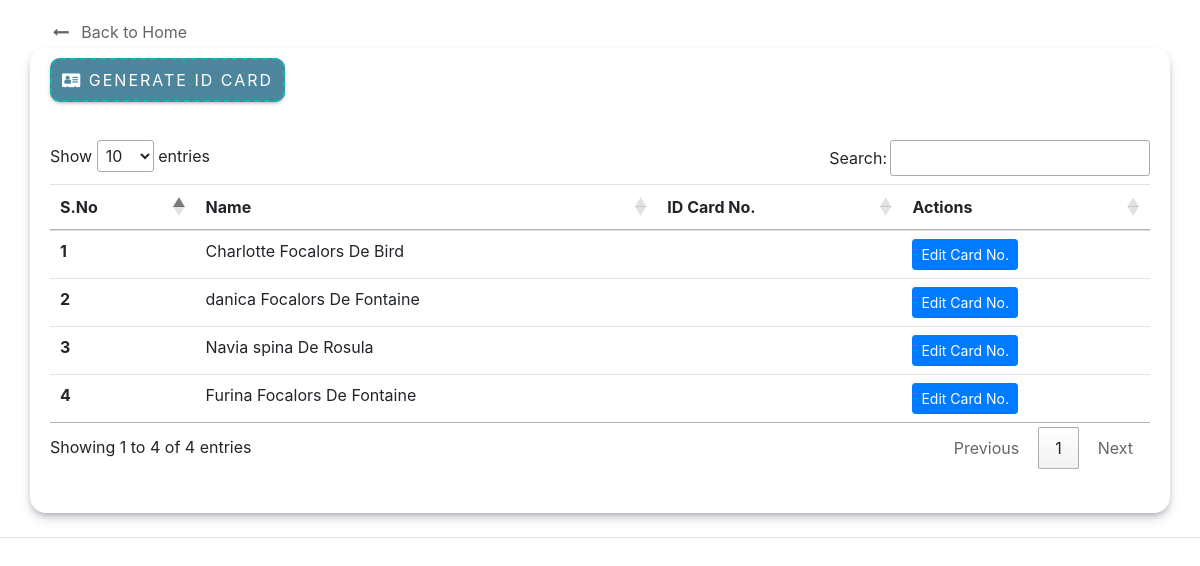
Page /admin/Idsystem/index.php on the earlier database version.
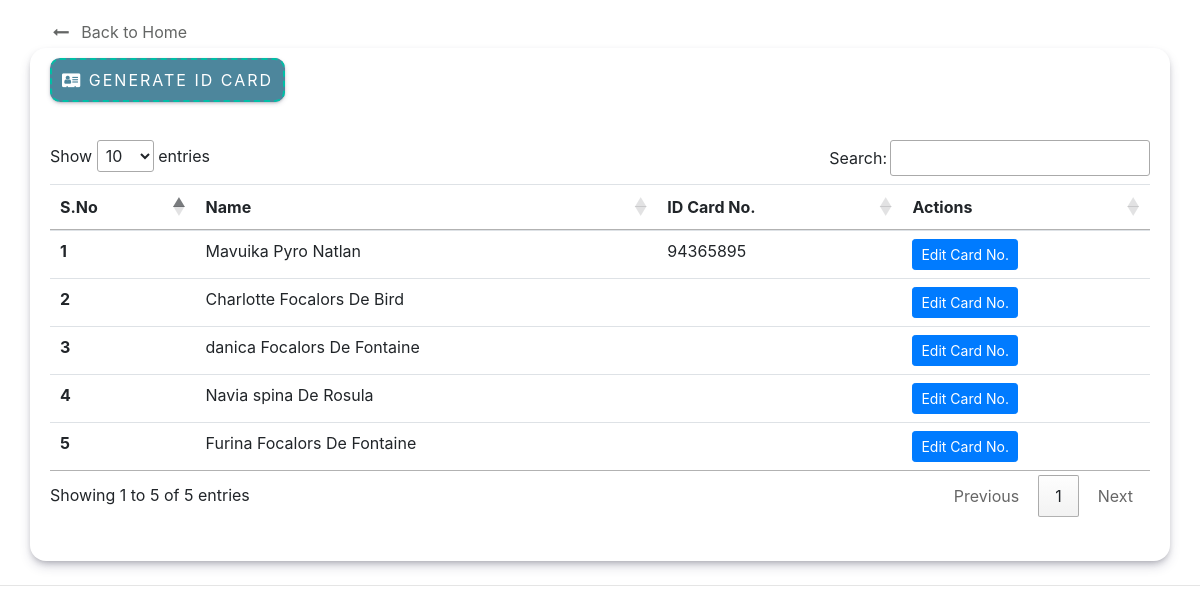
Same page on the later database version.
### tables this page shows
CREATE TABLE `residents` (
  `id` int(11) NOT NULL,
  `fname` varchar(255) NOT NULL,
  `mname` varchar(255) NOT NULL,
  `lname` varchar(255) NOT NULL,
  `suffix` varchar(255) NOT NULL,
  `sex` varchar(255) NOT NULL,
  `bday` varchar(255) NOT NULL,
  `pob` varchar(255) NOT NULL,
  `religion` varchar(255) NOT NULL,
  `citizenship` varchar(255) NOT NULL,
  `street` varchar(255) NOT NULL,
  `zone` varchar(255) NOT NULL,
  `brgy` varchar(255) NOT NULL,
  `mun` varchar(255) NOT NULL,
  `province` varchar(255) NOT NULL,
  `zipcode` varchar(255) NOT NULL,
  `contact` varchar(255) NOT NULL,
  `educational` varchar(255) NOT NULL,
  `occupation` varchar(255) NOT NULL,
  `civil_status` varchar(255) NOT NULL,
  `labor_status` varchar(255) NOT NULL,
  `voter_status` varchar(255) NOT NULL,
  `pwd_status` varchar(255) NOT NULL,
  `four_p` varchar(255) NOT NULL,
  `vac_status` varchar(255) NOT NULL,
  `status` varchar(255) NOT NULL,
  `longitude` varchar(255) NOT NULL,
  `latitude` varchar(255) NOT NULL,
  `id_card_no` varchar(50) DEFAULT NULL,
  `profile` varchar(255) DEFAULT NULL,
  `qr_code` varchar(255) DEFAULT NULL
);

### admin/Idsystem/index.php (the view, shortened to what this page needs)
<?php
include('config.php');
?>
<!doctype html>
<html lang="en">
<head>
  <link rel="stylesheet" href="https://stackpath.bootstrapcdn.com/bootstrap/4.4.1/css/bootstrap.min.css"
>
  <link rel="stylesheet" href="//cdn.datatables.net/1.10.20/css/jquery.dataTables.min.css">
  <link rel="stylesheet" href="https://cdnjs.cloudflare.com/ajax/libs/font-awesome/4.7.0/css/font-awesome.min.css">
</head>
<body>
  <a href="../home.php" id="backToHome">
    <h7><i class="fa fa-long-arrow-left">&nbsp;&nbsp;</i> Back to Home</h7>
 </a>
  <div class="container my-4 mt-5">
  <a href="id-card.php" class="btn-generate">
  <i class="fa fa-address-card"></i> Generate ID Card
</a>
  <div class="container-main my-4 mt-5">
  <table class="table" id="myTable">
  <thead>
    <tr>
      <th scope="col">S.No</th>
      <th scope="col">Name</th>
      <th scope="col">ID Card No.</th>
      <th scope="col">Actions</th>
    </tr>
  </thead>
  <tbody>
    <?php
      $sql = "SELECT id, fname, mname, lname, id_card_no FROM `residents` ORDER BY id DESC";
      $result = mysqli_query($conn, $sql);
      $sno = 0;
      while($row = mysqli_fetch_assoc($result)){
        $sno++;
        $full_name = $row['fname'] . ' ' . $row['mname'] . ' ' . $row['lname'];
        echo "<tr>
          <th scope='row'>{$sno}</th>
          <td>{$full_name}</td>
          <td>{$row['id_card_no']}</td>
          <td>
            <button class='edit btn btn-sm btn-primary' id='{$row['id']}'>Edit Card No.</button>
          </td>
        </tr>";
      }
    ?>
  </tbody>
</table>
  </div>
  </div>
  <hr>
</body>
</html>

Differences in the rows shown:
added residents: full_name "Mavuika Pyro Natlan", id_card_no "94365895"
Other differences:
text written by a page script: "Show entries Search: Showing 1 to 4 of 4 entries Previous 1 Next" → "Show entries Search: Showing 1 to 5 of 5 entries Previous 1 Next"
